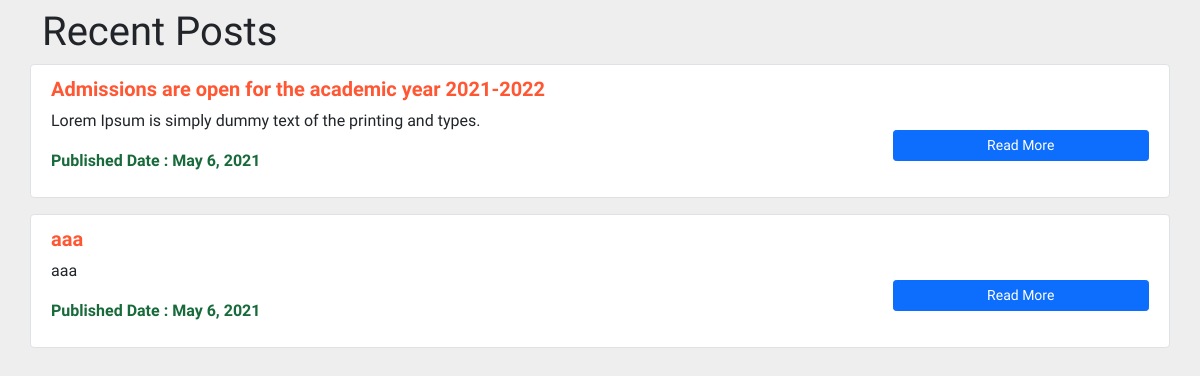
The page /content on the database its author committed.
### news/models.py (models this page shows, shortened)
class feeds(mo.Model):
    fid=mo.CharField(max_length=100,default='',primary_key=True)
    category=mo.CharField(max_length=100,default='')
    title=mo.CharField(max_length=100,default='')
    subtitle=mo.CharField(max_length=200,default='')
    desc=mo.TextField(max_length=10000,default='')
    time=mo.DateField(default=date.today())

### news/views.py (the view)
# urls.py: path('content',views.content,name='content'),
def content(request):
    if request.method == "POST":
        fid = request.POST['fid']
        obj = feeds.objects.get(fid=fid)
        return render(request, 'detail.html', {'data': obj})
    else:
        obj = feeds.objects.all()
        return render(request, 'content.html', {'data': obj})

### templates/content.html (shortened to what this page needs)
<html>
<head>
    <link href="https://cdn.jsdelivr.net/npm/bootstrap@5.0.0-beta3/dist/css/bootstrap.min.css" rel="stylesheet">
</head>
<body>
<div class="container mt-2 mb-5">
    <h1>Recent Posts</h1>
    <div class="d-flex justify-content-center row">
        <div class="col-md-12">
{% for i in data%}
            <form class="row p-2 bg-white border rounded" action="content" method="POST">
                <div class="col-md-9 mt-1">
                    <h5>{{i.title}}</h5>
                    <p class="text-justify  para mb-0">{{i.subtitle}}</p>
                <p class="mt-3" style="color:#186A3B;font-weight:bold;">Published Date : {{i.time}}</p>
                </div>
                <div class="align-items-center align-content-center col-md-3 border-left mt-1">
                    <div class="d-flex flex-column mt-4"><button class="btn btn-primary btn-sm" type="submit">Read More</button>
                     </div>
                </div>
            </form>
{% endfor %}
        </div>
    </div>
</div>
</body>
</html>

### templates/content.html (style rules this page uses)
body { background: #eee; font-family: 'Varela Round', sans-serif; }
h5 { font-weight: bolder; color:#FF5733; }
.para { font-size: 16px; }

### rows shown on the page
feeds: title "Admissions are open for the academic year 2021-2022", subtitle "Lorem Ipsum is simply dummy text of the printing and types.", time "May 6, 2021"
feeds: title "aaa", subtitle "aaa", time "May 6, 2021"
